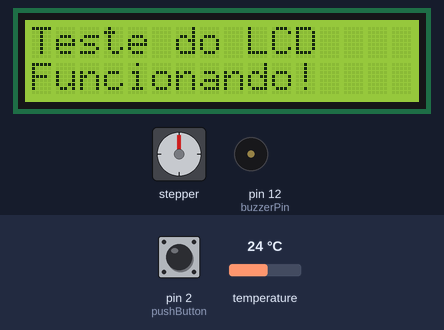
Recording of a sketch running on a simulated Arduino Uno, built with avr-gcc and run on an emulated ATmega328P. Parts: 16×2 character LCD, stepper motor, buzzer (waves = sounding, pin HIGH). The test bench sets the inputs (shaded band); at power-on: pin 2 (pushButton) HIGH, temperature 24 °C. The local clock reads 2024-03-15 10:24:30 at power-on unless the sketch sets it; stepper angles assume 256 steps per turn; pins used as bus, display or sensor lines are not drawn; what the sketch prints to the serial monitor is not drawn.

Above: at 1.3 s.
1.4 s: pin 2 (pushButton) pulled LOW for 3 s
At 2.34 s:
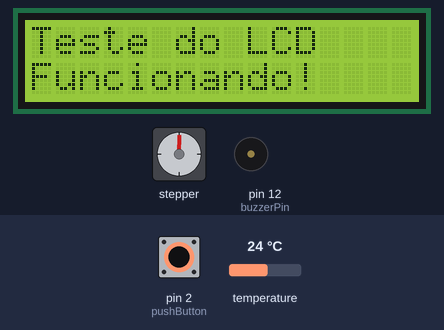
At 4.4 s:
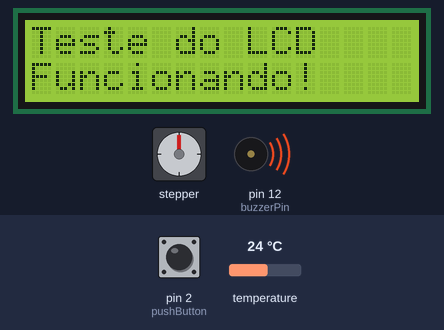
Timing chart, 0 to 63.5 s (numbered marks = the images above; inputs shaded):
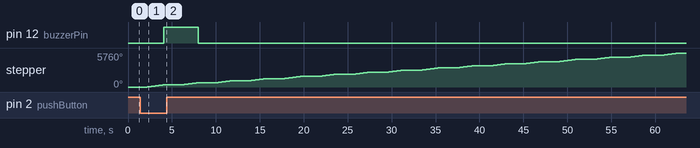

Measured:
- after the input at 1.4 s, pin 12 (buzzerPin): LOW → HIGH after 2.7 s, → LOW 3.9 s later

The sketch:

PillDispenserPrototype.ino
```cpp
#include <Wire.h>
#include <Stepper.h>
#include <RTClib.h>
#include <LiquidCrystal.h>

RTC_DS3231 rtc; //Objeto da classe real time clock;

LiquidCrystal lcd(A0, A1, A2, A3, 3, 4);

const int stepsPerRevolution = 256; // a full 360-degree output rotation requires 2048 steps.

const int luzLCD = 5;

const int buzzerPin = 12;

const int pushButton = 2;

Stepper stepper(stepsPerRevolution, 8, 9, 10, 11); //esses números são os ports do arduino

char diasDaSemana[7][12] = {"Domingo", "Segunda", "Terca", "Quarta", "Quinta", "Sexta", "Sabado"};
//char é um dado de 1 byte ou uma matriz de textos;

void setup() {

  Serial.begin(9600);

  lcd.begin(16, 2);

  lcd.setCursor(0, 0);
  lcd.print("Teste do LCD");

  lcd.setCursor(0, 1);
  lcd.print("Funcionando!");

  pinMode(luzLCD, OUTPUT);
  digitalWrite(luzLCD, LOW);

  stepper.setSpeed(32);

  pinMode(buzzerPin, OUTPUT);
  pinMode(pushButton, INPUT_PULLUP);

  if (!rtc.begin()) {
    Serial.println("RTC NAO INICIALIZADO");
    while (1); //Trava o programa;
  }

  //rtc.adjust(DateTime(2026, 10, 24, 17, 50, 00));
  delay(100); //milissegundos;

}

void loop() {

  DateTime agora = rtc.now(); // Faz a leitura de dados de data e hora

  int buttonState = digitalRead(pushButton);

  if (buttonState == LOW) {
    digitalWrite(buzzerPin, HIGH);
  } else {
    digitalWrite(buzzerPin, LOW);
  }

  Serial.print("Data: ");
  Serial.print(agora.day(), DEC);
  Serial.print('/');
  Serial.print(agora.month(), DEC);
  Serial.print('/');
  Serial.print(agora.year(), DEC);
  Serial.print(" / Dia da semana: ");
  Serial.print(diasDaSemana[agora.dayOfTheWeek()]);
  Serial.print(" / Hora: ");
  Serial.print(agora.hour(), DEC);
  Serial.print(':');
  Serial.print(agora.minute(), DEC);
  Serial.print(':');
  Serial.print(agora.second(), DEC);
  Serial.print(" / Temperatura: ");
  Serial.print(rtc.getTemperature());
  Serial.print(" *C");
  Serial.println();

  digitalWrite(luzLCD, HIGH);
  delay(1000); // Wait 1 second

  digitalWrite(luzLCD, LOW);
  delay(1000);

  motor();
  }

void motor() {
  Serial.println("Moving Clockwise...");
  stepper.step(stepsPerRevolution);

  digitalWrite(8, LOW);
  digitalWrite(9, LOW);
  digitalWrite(10, LOW);
  digitalWrite(11, LOW);
}
```
